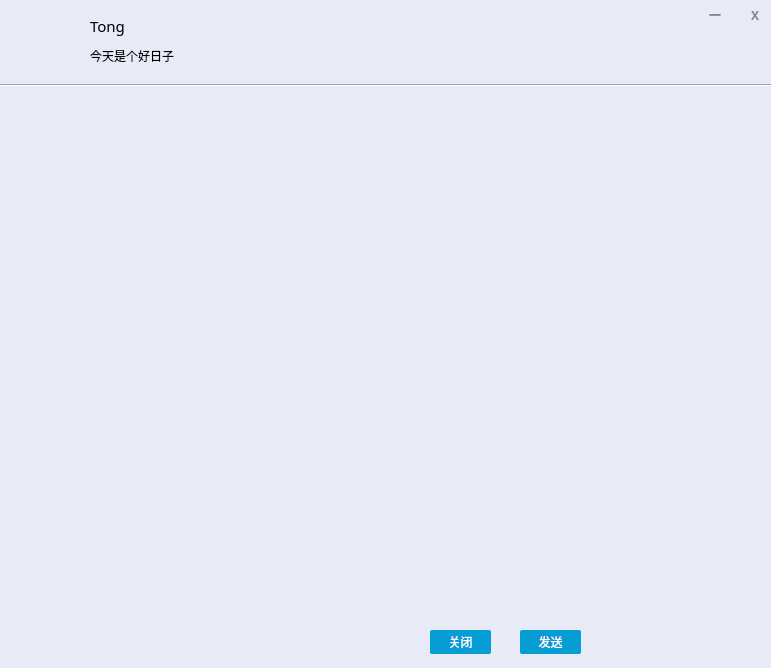
<?xml version="1.0" encoding="UTF-8"?>
<ui version="4.0">
 <class>Chat</class>
 <widget class="QWidget" name="Chat">
  <property name="geometry">
   <rect>
    <x>0</x>
    <y>0</y>
    <width>771</width>
    <height>668</height>
   </rect>
  </property>
  <property name="windowTitle">
   <string>Form</string>
  </property>
  <widget class="QWidget" name="widget" native="true">
   <property name="geometry">
    <rect>
     <x>0</x>
     <y>0</y>
     <width>771</width>
     <height>671</height>
    </rect>
   </property>
   <property name="styleSheet">
    <string notr="true">#widget{
  border-radius:3px;
  background:#E7EAF7;
}</string>
   </property>
   <widget class="QLabel" name="label">
    <property name="geometry">
     <rect>
      <x>8</x>
      <y>9</y>
      <width>61</width>
      <height>61</height>
     </rect>
    </property>
    <property name="styleSheet">
     <string notr="true">border-image:url(&quot;:/img/img/head.jpg&quot;);
border-radius:2px;</string>
    </property>
    <property name="text">
     <string/>
    </property>
   </widget>
   <widget class="QLabel" name="label_2">
    <property name="geometry">
     <rect>
      <x>90</x>
      <y>10</y>
      <width>101</width>
      <height>31</height>
     </rect>
    </property>
    <property name="font">
     <font>
      <family>微软雅黑</family>
      <pointsize>11</pointsize>
     </font>
    </property>
    <property name="text">
     <string>Tong</string>
    </property>
   </widget>
   <widget class="QLabel" name="label_3">
    <property name="geometry">
     <rect>
      <x>90</x>
      <y>40</y>
      <width>381</width>
      <height>31</height>
     </rect>
    </property>
    <property name="font">
     <font>
      <family>微软雅黑</family>
     </font>
    </property>
    <property name="text">
     <string>今天是个好日子</string>
    </property>
    <property name="wordWrap">
     <bool>true</bool>
    </property>
   </widget>
   <widget class="QLabel" name="label_4">
    <property name="geometry">
     <rect>
      <x>700</x>
      <y>0</y>
      <width>30</width>
      <height>30</height>
     </rect>
    </property>
    <property name="font">
     <font>
      <family>微软雅黑</family>
      <pointsize>9</pointsize>
      <weight>75</weight>
      <bold>true</bold>
     </font>
    </property>
    <property name="styleSheet">
     <string notr="true">QLabel{
   color:rgb(134, 134, 134);
}
QLabel:hover{
   background-color:rgb(58,149,222);
   color:white;

}</string>
    </property>
    <property name="text">
     <string>一</string>
    </property>
    <property name="alignment">
     <set>Qt::AlignCenter</set>
    </property>
   </widget>
   <widget class="QLabel" name="label_5">
    <property name="geometry">
     <rect>
      <x>740</x>
      <y>0</y>
      <width>30</width>
      <height>30</height>
     </rect>
    </property>
    <property name="font">
     <font>
      <family>微软雅黑</family>
      <weight>75</weight>
      <bold>true</bold>
     </font>
    </property>
    <property name="styleSheet">
     <string notr="true">QLabel{
   color:rgb(134, 134, 134);;
}
QLabel:hover{
  background-color:rgb(212, 64, 39);
  color:rgb(255, 255, 255);
  border-top-right-radius:3px;
}</string>
    </property>
    <property name="text">
     <string>X</string>
    </property>
    <property name="alignment">
     <set>Qt::AlignCenter</set>
    </property>
   </widget>
   <widget class="QLabel" name="label_6">
    <property name="geometry">
     <rect>
      <x>610</x>
      <y>90</y>
      <width>161</width>
      <height>581</height>
     </rect>
    </property>
    <property name="styleSheet">
     <string notr="true">border-image:url(&quot;:img/img/right.jpg&quot;);
</string>
    </property>
    <property name="text">
     <string/>
    </property>
   </widget>
   <widget class="QLabel" name="label_7">
    <property name="geometry">
     <rect>
      <x>10</x>
      <y>490</y>
      <width>26</width>
      <height>26</height>
     </rect>
    </property>
    <property name="styleSheet">
     <string notr="true">QLabel{
background-image:url(&quot;:/img/img/A26.png&quot;);
}
QLabel:hover{
  border:1px solid rgb(203, 203, 203);
}</string>
    </property>
    <property name="text">
     <string/>
    </property>
   </widget>
   <widget class="QLabel" name="label_8">
    <property name="geometry">
     <rect>
      <x>40</x>
      <y>490</y>
      <width>26</width>
      <height>26</height>
     </rect>
    </property>
    <property name="styleSheet">
     <string notr="true">QLabel{
background-image:url(&quot;:/img/img/emotion26.png&quot;);
}
QLabel:hover{
 border:1px solid rgb(203, 203, 203);
}</string>
    </property>
    <property name="text">
     <string/>
    </property>
   </widget>
   <widget class="QTextEdit" name="textEdit">
    <property name="geometry">
     <rect>
      <x>0</x>
      <y>516</y>
      <width>601</width>
      <height>111</height>
     </rect>
    </property>
    <property name="font">
     <font>
      <family>微软雅黑</family>
      <pointsize>10</pointsize>
     </font>
    </property>
    <property name="styleSheet">
     <string notr="true">border:none;
background:#E7EAF7;</string>
    </property>
   </widget>
   <widget class="QPushButton" name="pushButton">
    <property name="geometry">
     <rect>
      <x>430</x>
      <y>630</y>
      <width>61</width>
      <height>24</height>
     </rect>
    </property>
    <property name="font">
     <font>
      <family>微软雅黑</family>
     </font>
    </property>
    <property name="styleSheet">
     <string notr="true">QPushButton{ 
     background-color: rgb(6,157,213); 
     border: none;
     border-radius:2px;
     color:white;
}
QPushButton:hover{ 
     background-color: rgb(75,202,255);
}</string>
    </property>
    <property name="text">
     <string>关闭</string>
    </property>
   </widget>
   <widget class="QPushButton" name="pushButton_2">
    <property name="geometry">
     <rect>
      <x>520</x>
      <y>630</y>
      <width>61</width>
      <height>24</height>
     </rect>
    </property>
    <property name="font">
     <font>
      <family>微软雅黑</family>
     </font>
    </property>
    <property name="styleSheet">
     <string notr="true">QPushButton{ 
     background-color: rgb(6,157,213); 
     border: none;
     border-radius:2px;
     color:white;
}
QPushButton:hover{ 
     background-color: rgb(75,202,255);
}</string>
    </property>
    <property name="text">
     <string>发送</string>
    </property>
   </widget>
   <widget class="QTextBrowser" name="textBrowser">
    <property name="geometry">
     <rect>
      <x>10</x>
      <y>90</y>
      <width>591</width>
      <height>401</height>
     </rect>
    </property>
    <property name="styleSheet">
     <string notr="true">border:none;
 background:#E7EAF7;</string>
    </property>
   </widget>
   <widget class="Line" name="line_2">
    <property name="geometry">
     <rect>
      <x>-2</x>
      <y>70</y>
      <width>1221</width>
      <height>31</height>
     </rect>
    </property>
    <property name="font">
     <font>
      <family>Arial</family>
      <pointsize>6</pointsize>
     </font>
    </property>
    <property name="styleSheet">
     <string notr="true">height:2px;
</string>
    </property>
    <property name="orientation">
     <enum>Qt::Horizontal</enum>
    </property>
   </widget>
  </widget>
 </widget>
 <resources/>
 <connections/>
</ui>
